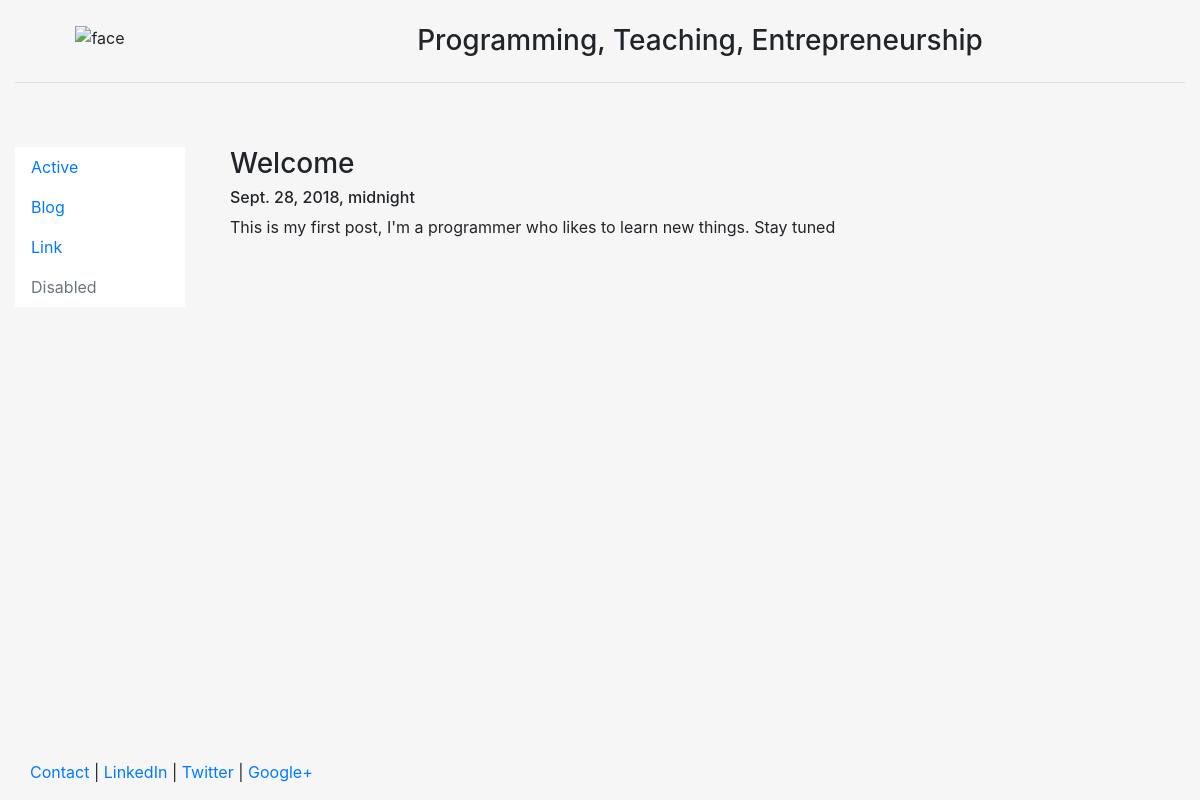
The page /blog/1 on the database its author committed.
### blog/models.py (models this page shows, shortened)
class Post(models.Model):
    title = models.CharField(max_length=140)
    body = models.TextField()
    date =  models.DateTimeField()

### blog/templates/blog/post.html
{% extends "personal/head.html" %}
{% block content %}
  <h3>{{post.title}}</h3>
  <h6>{{post.date}}</h6>
  {{post.body|safe|linebreaks}}
{% endblock %}

### personal/templates/personal/head.html (style rules this page uses)
html, body { height:100% }

### rows shown on the page
Post: title "Welcome", date "Sept. 28, 2018, midnight", body "This is my first post, I'm a programmer who likes to learn new things. Stay tuned"
